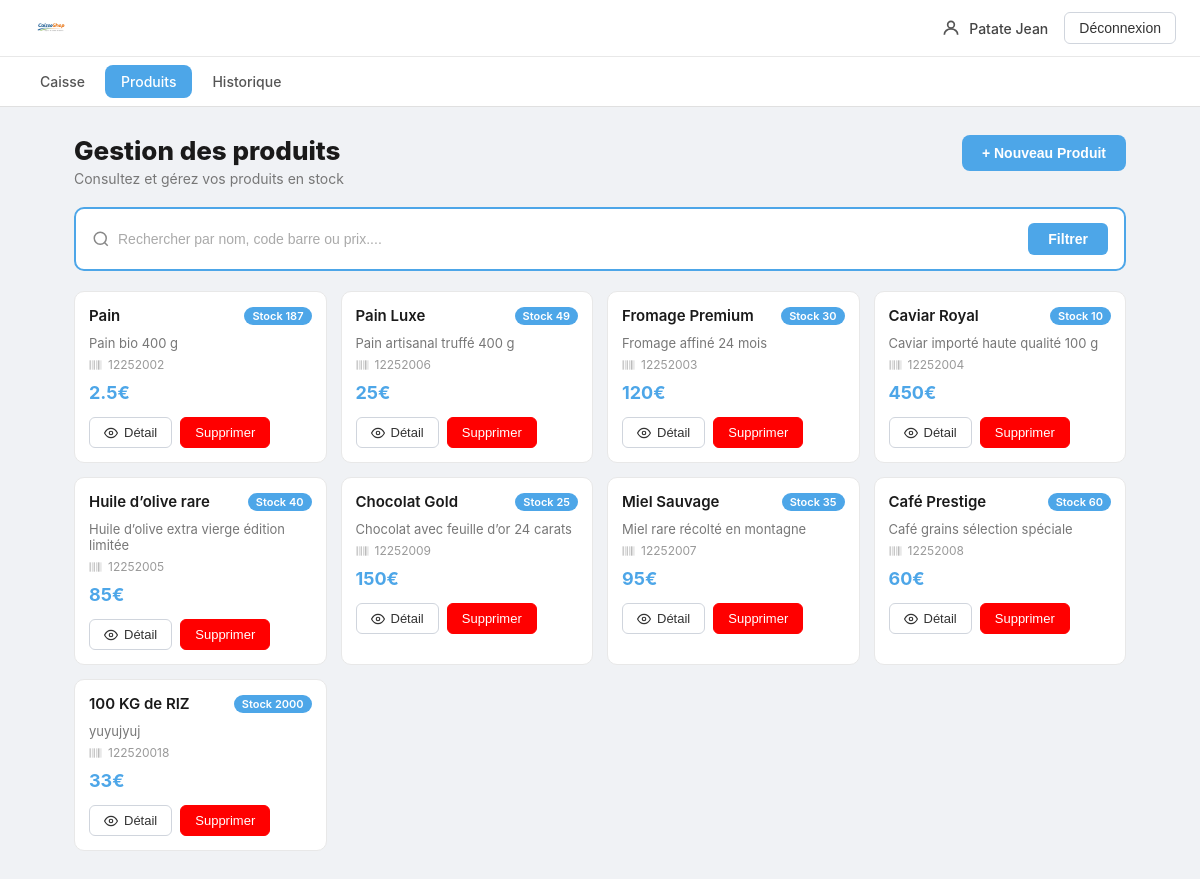
The app's page /frontoffice/produits.php (signed in) with its own data.
### tables this page shows
CREATE TABLE `produits` (
  `Id` int(11) NOT NULL,
  `NomProduit` varchar(20) NOT NULL,
  `Description` text NOT NULL,
  `Prix` double NOT NULL,
  `Stock` int(11) NOT NULL,
  `CodeBarres` varchar(50) NOT NULL
);

### frontoffice/select.php (called while the page is built, shortened)
<?php
require_once('../asset/connexionbdd.php');
$sql = "SELECT * FROM produits WHERE 1=1";
$params = [];
$stmt = $pdo->prepare($sql);
$stmt->execute($params);
$produits=$stmt->fetchall();
?>

### frontoffice/session.php (called while the page is built, shortened)
<?php
require_once(__DIR__ . '/select.php');
?>

### frontoffice/produits.php (the view, shortened to what this page needs)
<?php
require_once(__DIR__ . '/session.php');
require_once(__DIR__ . '/update.php');
require_once(__DIR__ . '/select.php');
?>
<!DOCTYPE html>
<html lang="fr">
<head>
    <link rel="stylesheet" href="../styles/style.css">
    <link rel="stylesheet" href="../styles/produits.css">
</head>
<body>
    <header class="header">
        <nav class="nav-top">
            <img class="logo" src="../image/logo1.png" alt="logo caisseshop">
            <div class="nav-top-droite">
                <div class="utilisateur">
                    <svg class="icone-user" xmlns="http://www.w3.org/2000/svg" viewBox="0 0 24 24" fill="none" stroke="currentColor" stroke-width="2">
                        <circle cx="12" cy="8" r="4"/>
                        <path d="M4 20c0-4 3.6-7 8-7s8 3 8 7"/>
                    </svg>
                    <p class="nom-utilisateur"><?php echo $_SESSION['LOG_USER'] ?></p>
                </div>
                <button class="bouton-deconnexion" onclick="window.location.href='logout.php'">
                    Déconnexion
                </button>
            </div>
        </nav>
        <nav class="nav-menu">
            <a class="nav-lien " href="index.php">
                Caisse
            </a>
            <a class="nav-lien actif" href="produits.php">
                Produits
            </a>
            <a class="nav-lien" href="historique.php">
                Historique
            </a>
        </nav>
    </header>
   <main>
        <div class="entete-produits">
            <div class="entete-produits-texte">
                <h1>Gestion des produits</h1>
                <p>Consultez et gérez vos produits en stock</p>
            </div>
            <button class="bouton-nouveau-produit" onclick="window.location.href='ajouterProduit.php'">+ Nouveau Produit</button>
        </div>
        <div class="bloc-recherche">
            <form class="form-recherche" action="produits.php" method="post">
                <div class="input-recherche-wrapper">
                    <svg class="icone-recherche" xmlns="http://www.w3.org/2000/svg" viewBox="0 0 24 24" fill="none" stroke="currentColor" stroke-width="2">
                        <circle cx="11" cy="11" r="8"/>
                        <line x1="21" y1="21" x2="16.65" y2="16.65"/>
                    </svg>
                     <?php if (!isset($_POST['motcle'])){ ?>
                        <input class="input-recherche" type="text" name="motcle" placeholder="Rechercher par nom, code barre ou prix....">
                    <?php }else{ ?>
                        <input class="input-recherche" type="text" name="motcle" placeholder="Rechercher par nom, code barre ou prix...." value="<?php echo  $_POST['motcle'] ?>">
                    <?php }?>
                </div>
                <button class="bouton-filtrer" type="submit">Filtrer</button>
            </form>
        </div>
        <div class="grille-produits-4">
            <?php for ($i=0; $i < count($produits); $i++) { ?>
                <article class="carte-produit">
                    <div class="carte-produit-entete">
                        <h3 class="produit-nom"><?php echo $produits[$i]['NomProduit'] ?></h3>
                        <span class="badge-stock">Stock <?php echo $produits[$i]['Stock'] ?></span>
                    </div>
                    <p class="produit-description"><?php echo $produits[$i]['Description'] ?></p>
                    <p class="produit-code">
                        <?php echo $produits[$i]['CodeBarres'] ?>
                    </p>
                    <h2 class="produit-prix"><?php echo $produits[$i]['Prix'] ?>€</h2>
                    <div class="action">
                        <form action="modifierProduit.php" method="post">
                            <button class="bouton-detail" type="submit">
                                <svg class="icone-oeil" xmlns="http://www.w3.org/2000/svg" viewBox="0 0 24 24" fill="none" stroke="currentColor" stroke-width="2">
                                    <path d="M1 12s4-8 11-8 11 8 11 8-4 8-11 8-11-8-11-8z"/>
                                    <circle cx="12" cy="12" r="3"/>
                                </svg>
                                Détail
                            </button>
                        </form>
                        <form action="comfirmationDeleteProduit.php" method="post">
                            <button class="bouton-delete">Supprimer</button>
                        </form>
                    </div>
                </article>
            <?php } ?>
        </div>
    </main>
</body>
</html>

### styles/style.css (style rules this page uses)
* { margin: 0; padding: 0; box-sizing: border-box; }
body { font-family: -apple-system, BlinkMacSystemFont, 'Segoe UI', sans-serif; background-color: #f0f2f5; color: #1a1a1a; font-size: 14px; }
.header { background-color: #ffffff; border-bottom: 1px solid #e0e0e0; position: sticky; top: 0; z-index: 100; }
.nav-top { display: flex; align-items: center; justify-content: space-between; padding: 10px 24px; border-bottom: 1px solid #e8e8e8; }
.logo { height: 36px; width: auto; }
.nav-top-droite { display: flex; align-items: center; gap: 16px; }
.utilisateur { display: flex; align-items: center; gap: 8px; color: #444; }
.icone-user { width: 20px; height: 20px; color: #555; }
.nom-utilisateur { font-size: 14px; font-weight: 500; }
.bouton-deconnexion { display: flex; align-items: center; gap: 6px; padding: 7px 14px; background-color: #ffffff; border: 1px solid #d0d5dd; border-radius: 6px; font-size: 14px; font-weight: 500; cursor: pointer; color: #333; transition: background-color 0.2s; }
.nav-menu { display: flex; align-items: center; gap: 4px; padding: 8px 24px; }
.nav-lien { display: flex; align-items: center; gap: 6px; padding: 8px 16px; text-decoration: none; color: #555; font-size: 14px; font-weight: 500; border-radius: 8px; transition: background-color 0.2s, color 0.2s; }
.nav-lien.actif { background-color: #4da6e8; color: #ffffff; }

### styles/produits.css (style rules this page uses)
main { max-width: 1100px; margin: 0 auto; padding: 28px 24px; display: flex; flex-direction: column; gap: 20px; }
.entete-produits { display: flex; align-items: flex-start; justify-content: space-between; }
.entete-produits-texte h1 { font-size: 26px; font-weight: 800; color: #1a1a1a; }
.entete-produits-texte p { font-size: 14px; color: #777; margin-top: 4px; }
.bouton-nouveau-produit { display: flex; align-items: center; gap: 6px; padding: 10px 20px; background-color: #4da6e8; color: #ffffff; border: none; border-radius: 8px; font-size: 14px; font-weight: 600; cursor: pointer; transition: background-color 0.2s; }
.bloc-recherche { background-color: #ffffff; border: 2px solid #4da6e8; border-radius: 10px; padding: 14px 16px; }
.form-recherche { display: flex; gap: 10px; align-items: center; }
.input-recherche-wrapper { display: flex; align-items: center; flex: 1; gap: 8px; }
.icone-recherche { width: 18px; height: 18px; color: #888; flex-shrink: 0; }
.input-recherche { flex: 1; border: none; outline: none; font-size: 14px; color: #333; background: transparent; }
.input-recherche::placeholder { color: #aaa; }
.bouton-filtrer { padding: 8px 20px; background-color: #4da6e8; color: #ffffff; border: none; border-radius: 6px; font-size: 14px; font-weight: 600; cursor: pointer; transition: background-color 0.2s; }
.grille-produits-4 { display: grid; grid-template-columns: repeat(4, 1fr); gap: 14px; }
.carte-produit { background-color: #ffffff; border: 1px solid #e8e8e8; border-radius: 10px; padding: 14px; display: flex; flex-direction: column; gap: 6px; cursor: pointer; transition: box-shadow 0.2s, border-color 0.2s; }
.carte-produit-entete { display: flex; align-items: center; justify-content: space-between; }
.produit-nom { font-size: 15px; font-weight: 600; color: #1a1a1a; }
.badge-stock { background-color: #4da6e8; color: #ffffff; font-size: 11px; font-weight: 600; padding: 2px 8px; border-radius: 20px; }
.produit-description { font-size: 13px; color: #777; margin-top: 4px; }
.produit-code { display: flex; align-items: center; gap: 5px; font-size: 12px; color: #999; }
.icone-code { width: 14px; height: 14px; color: #bbb; }
.produit-prix { font-size: 18px; font-weight: 700; color: #4da6e8; margin-top: 4px; }
.bouton-detail { display: flex; align-items: center; gap: 6px; margin-top: 8px; padding: 7px 14px; background-color: #ffffff; border: 1px solid #d0d5dd; border-radius: 6px; font-size: 13px; font-weight: 500; color: #333; cursor: pointer; transition: background-color 0.2s, border-color 0.2s, color 0.2s; align-self: flex-start; }
.icone-oeil { width: 14px; height: 14px; }
.action { display: flex; align-items: center; gap: 8px; }
.bouton-delete { display: flex; align-items: center; gap: 6px; margin-top: 8px; padding: 7px 14px; background-color: #ff0000; border: 1px solid #ff0000; border-radius: 6px; font-size: 13px; font-weight: 500; color: #ffffff; cursor: pointer; transition: background-color 0.2s, border-color 0.2s, color 0.2s; align-self: flex-start; }

### records on screen
produits: NomProduit "Pain", Stock "187", Description "Pain bio 400 g", CodeBarres "12252002", Prix "2.5"
produits: NomProduit "Pain Luxe", Stock "49", Description "Pain artisanal truffé 400 g", CodeBarres "12252006", Prix "25"
produits: NomProduit "Fromage Premium", Stock "30", Description "Fromage affiné 24 mois", CodeBarres "12252003", Prix "120"
produits: NomProduit "Caviar Royal", Stock "10", Description "Caviar importé haute qualité 100 g", CodeBarres "12252004", Prix "450"
produits: NomProduit "Huile d’olive rare", Stock "40", Description "Huile d’olive extra vierge édition limitée", CodeBarres "12252005", Prix "85"
produits: NomProduit "Chocolat Gold", Stock "25", Description "Chocolat avec feuille d’or 24 carats", CodeBarres "12252009", Prix "150"
produits: NomProduit "Miel Sauvage", Stock "35", Description "Miel rare récolté en montagne", CodeBarres "12252007", Prix "95"
produits: NomProduit "Café Prestige", Stock "60", Description "Café grains sélection spéciale", CodeBarres "12252008", Prix "60"
produits: NomProduit "100 KG de RIZ", Stock "2000", Description "yuyujyuj", CodeBarres "122520018", Prix "33"

### other values on screen
$_SESSION['LOG_USER'] "Patate Jean"
